Frame 1 (no input): blank canvas, image omitted
Frame 60 (no input): blank canvas, image omitted
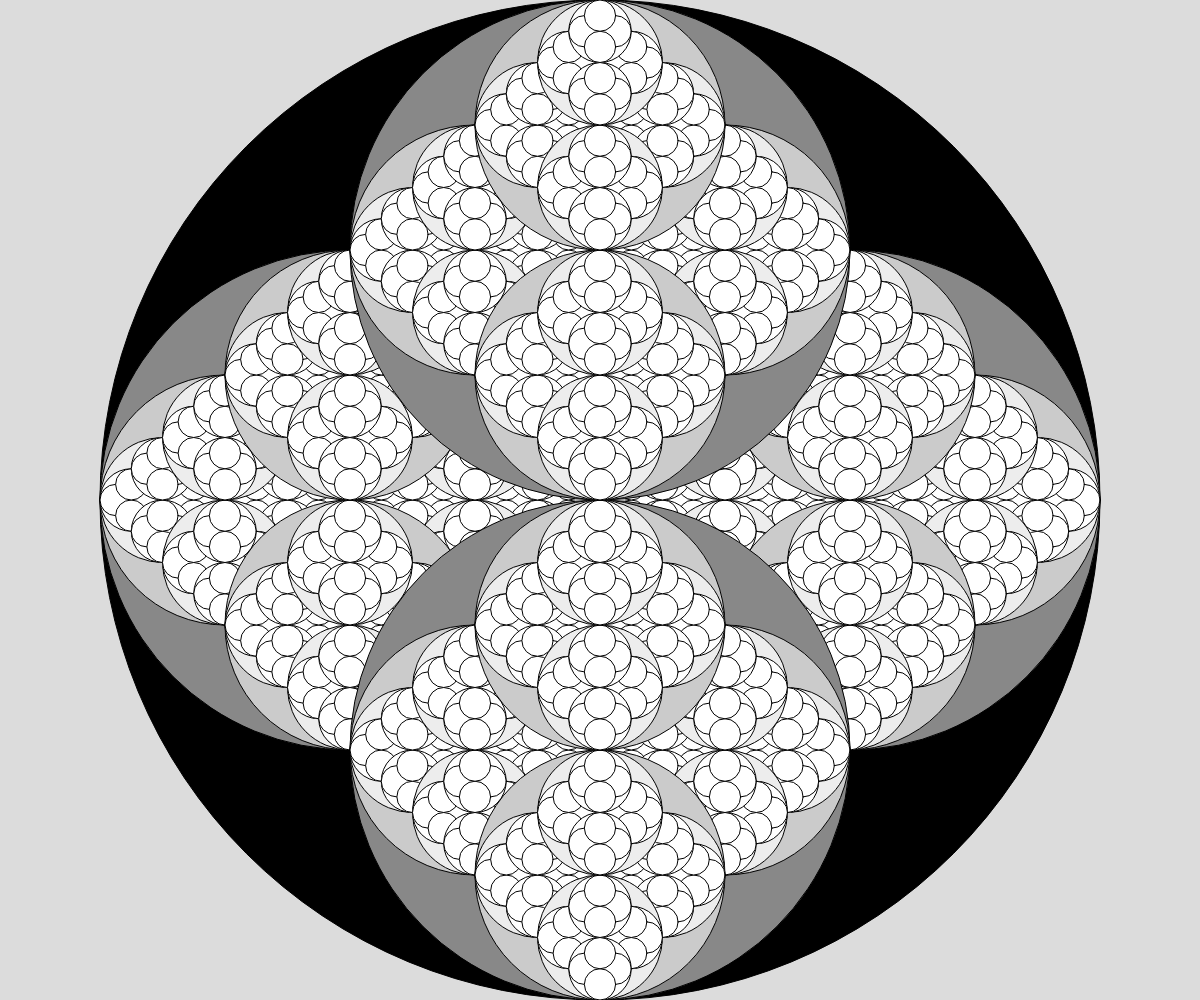
Frame 120 (the mouse pressed at the canvas centre since frame 60)

The p5.js sketch whose frames 1 and 60 were blank and that drew this single picture after the mouse press (run headless with seeded random() and noise() and a simulated clock; from frame 60 on, the mouse is pressed at the canvas centre):

// p5.js sketch
// ── sketch.js
// Project Title
// Your Name
// Date
//
// Extra for Experts:
// - describe what you did to take this project "above and beyond"


function setup() {
  createCanvas(windowWidth, windowHeight);
}

function draw() {
  background(220);
  recursiveCircle(width/2,height/2,mouseY);
}

function recursiveCircle(x,y,radius){
  let grey = map(radius, 30, height/2, 255,0);
  fill(grey);
  circle(x,y,radius*2);
  if(radius >30){
    recursiveCircle(x-radius/2, y, radius/2);
    recursiveCircle(x+radius/2, y, radius/2);
    recursiveCircle(x, y+radius/2, radius/2);
    recursiveCircle(x, y-radius/2, radius/2);
  }
}
